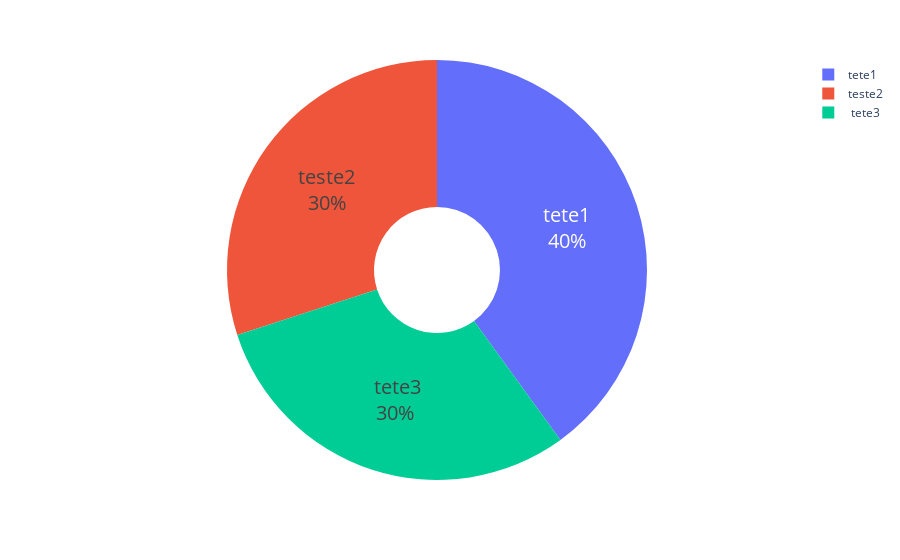

The code cell stored with this chart in its notebook:
### Code cell
import plotly.express as px
import pandas as pd

# Suponha que você tenha uma Series chamada s
s = pd.Series(['A', 'B', 'C', 'A', 'B', 'A', 'A', 'B', 'C', 'C'])

# Calcule o value_counts
counts = s.value_counts()

# Crie o gráfico de rosca
fig = px.pie(values=counts, names=['tete1', 'teste2',' tete3'], hole=.3)

# Atualize as legendas
fig.update_traces(textinfo='label+percent', hoverinfo='label+percent', textfont_size=20)

# Mostre o gráfico
fig.show()

### Figure 1 — Plotly figure (JSON) as saved in the notebook; plotly's stock layout.template omitted (floating-point values rounded to 4 significant figures)
{"data": [{"domain": {"x": [0, 1], "y": [0, 1]}, "hole": 0.3, "hoverinfo": "label+percent", "hovertemplate": "label=%{label}<br>value=%{value}<extra></extra>", "labels": ["tete1", "teste2", " tete3"], "legendgroup": "", "name": "", "showlegend": true, "textfont": {"size": 20}, "textinfo": "label+percent", "type": "pie", "values": [4, 3, 3]}], "layout": {"legend": {"tracegroupgap": 0}, "margin": {"t": 60}}}
